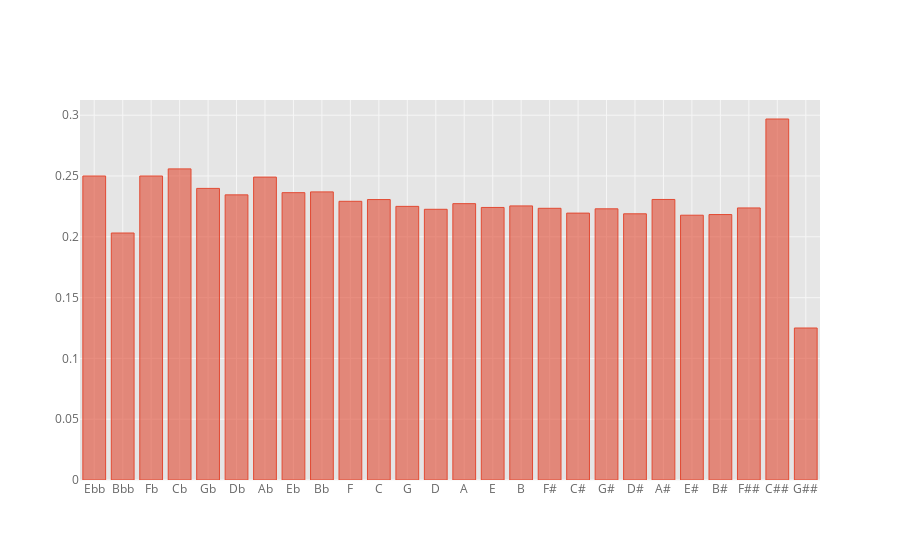

Notebook code cell kept with this figure:
### Markdown cell above
The duration and count of tonal pitch-classes are analogously distributed over the corpus. This implies that the average duration of each note is roughly independent of its tonal pitch class.

### Code cell
average_duration = pd.DataFrame(tpc_distribution['duration_a']/tpc_distribution['count_a'], columns = ['Average duration'])

average_duration.iplot('bar')

### Figure 1 — Plotly figure (JSON) as saved in the notebook; plotly's stock layout.template omitted (floating-point values rounded to 4 significant figures)
{"data": [{"marker": {"color": "rgba(226, 74, 51, 0.6)", "line": {"color": "rgba(226, 74, 51, 1.0)", "width": 1}}, "name": "Average duration", "orientation": "v", "text": "", "type": "bar", "uid": "32aac752-e871-4756-9063-f1bcf7b51cc5", "x": ["Ebb", "Bbb", "Fb", "Cb", "Gb", "Db", "Ab", "Eb", "Bb", "F", "C", "G", "D", "A", "E", "B", "F#", "C#", "G#", "D#", "A#", "E#", "B#", "F##", "C##", "G##"], "y": [0.25, 0.2031, 0.25, 0.2559, 0.2398, 0.2345, 0.2491, 0.2363, 0.2369, 0.2292, 0.2306, 0.225, 0.2226, 0.2273, 0.2241, 0.2254, 0.2234, 0.2195, 0.223, 0.2189, 0.2307, 0.2178, 0.2183, 0.2237, 0.2969, 0.125]}], "layout": {"autosize": true, "legend": {"bgcolor": "#FFFFFF", "font": {"color": "#666666"}}, "paper_bgcolor": "#FFFFFF", "plot_bgcolor": "#E5E5E5", "title": {"font": {"color": "#151516"}}, "xaxis": {"autorange": true, "gridcolor": "#F6F6F6", "range": [-0.5, 25.5], "showgrid": true, "tickfont": {"color": "#666666"}, "title": {"font": {"color": "#666666"}, "text": ""}, "type": "category", "zerolinecolor": "#F6F6F6"}, "yaxis": {"autorange": true, "gridcolor": "#F6F6F6", "range": [0, 0.3125], "showgrid": true, "tickfont": {"color": "#666666"}, "title": {"font": {"color": "#666666"}, "text": ""}, "type": "linear", "zerolinecolor": "#F6F6F6"}}}
